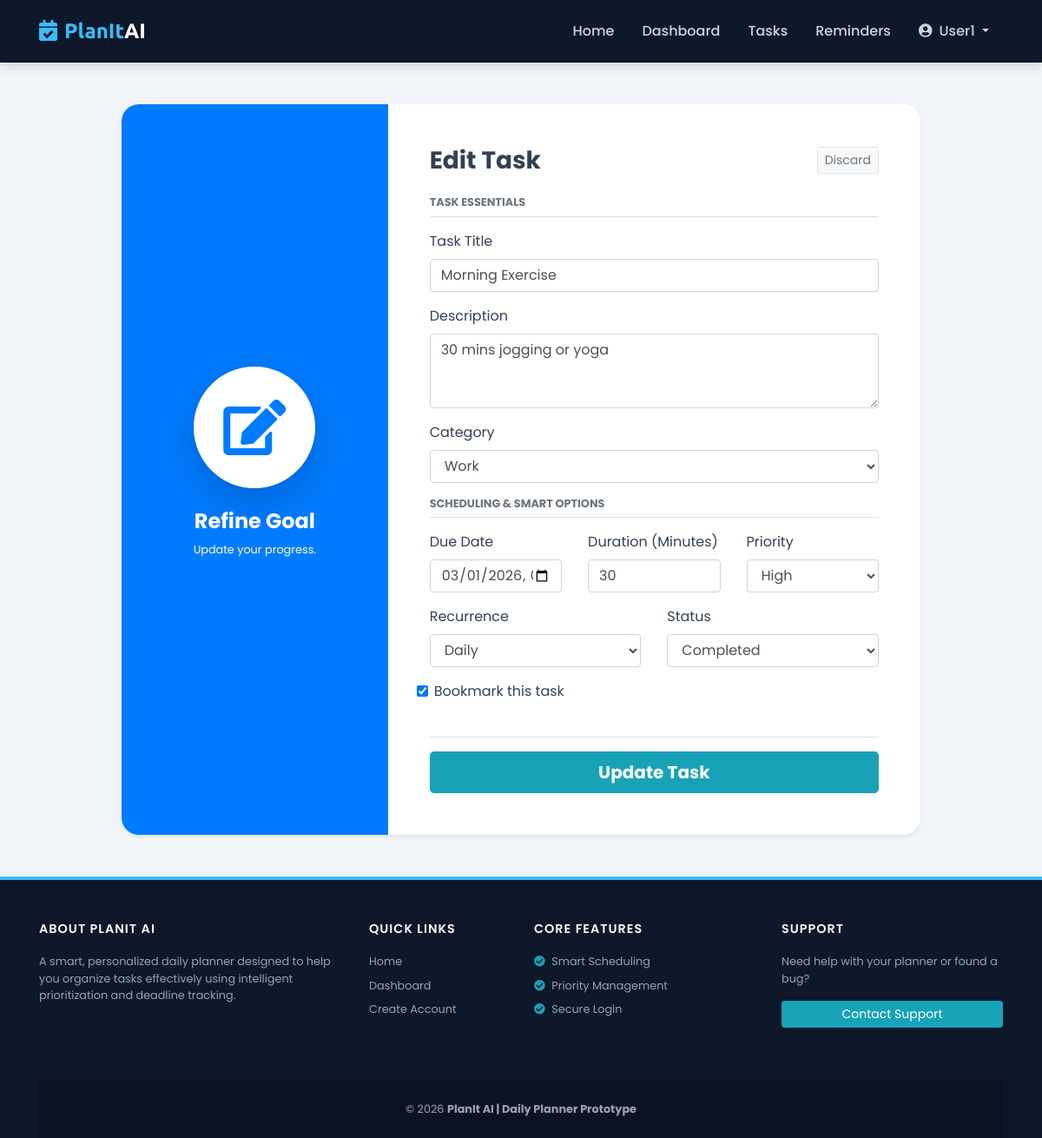
The page /task/edit/2/ (signed in) on the database its author committed.
### myapp/models.py (models this page shows, shortened)
class CustomerUser(models.Model):
    STATUS_CHOICES = (
        ('active', 'Active'),
        ('inactive', 'Inactive'),
        ('banned', 'Banned'),
    )
    user_id = models.AutoField(primary_key=True)
    username = models.CharField(max_length=150, unique=True)
    email = models.EmailField(unique=True)
    password = models.CharField(max_length=255)
    full_name = models.CharField(max_length=150, blank=True, null=True)
    profile_image = models.ImageField(upload_to='profiles/', blank=True, null=True)
    bio = models.TextField(blank=True, null=True)
    phone = models.CharField(max_length=20, blank=True, null=True)
    gender = models.CharField(
        max_length=10,
        choices=[('Male', 'Male'), ('Female', 'Female'), ('Other', 'Other')],
        blank=True,
        null=True
    )
    dob = models.DateField(blank=True, null=True)
    country = models.CharField(max_length=100, blank=True, null=True)
    work_start_time = models.TimeField(default="09:00")
    work_end_time = models.TimeField(default="17:00")
    preferred_focus_duration = models.IntegerField(default=60)
    preferred_reminder_minutes_before = models.IntegerField(default=15)
    status = models.CharField(max_length=10, choices=STATUS_CHOICES, default='active')
    last_login = models.DateTimeField(auto_now=True)
    created_at = models.DateTimeField(auto_now_add=True)
    updated_at = models.DateTimeField(auto_now=True)

class Task(models.Model):
    PRIORITY_CHOICES = (
        (1, 'High'),
        (2, 'Medium'),
        (3, 'Low'),
    )
    STATUS_CHOICES = (
        ('pending', 'Pending'),
        ('completed', 'Completed'),
        ('overdue', 'Overdue'),
    )
    RECURRENCE_CHOICES = (
        ('none', 'None'),
        ('daily', 'Daily'),
        ('weekly', 'Weekly'),
        ('monthly', 'Monthly'),
    )
    task_id = models.AutoField(primary_key=True)
    user = models.ForeignKey(CustomerUser, on_delete=models.CASCADE, related_name='tasks')
    category = models.ForeignKey(Category, on_delete=models.SET_NULL, null=True, blank=True)
    title = models.CharField(max_length=255)
    description = models.TextField(blank=True, null=True)
    priority = models.IntegerField(choices=PRIORITY_CHOICES, default=2)
    due_date = models.DateTimeField()
    duration_minutes = models.IntegerField(default=60)
    status = models.CharField(max_length=20, choices=STATUS_CHOICES, default='pending')
    completed_at = models.DateTimeField(blank=True, null=True)
    recurrence_pattern = models.CharField(
        max_length=20,
        choices=RECURRENCE_CHOICES,
        default='none'
    )
    bookmarked = models.BooleanField(default=False)
    is_deleted = models.BooleanField(default=False)
    created_at = models.DateTimeField(auto_now_add=True)
    updated_at = models.DateTimeField(auto_now=True)
    class Meta:
        ordering = ['priority', 'due_date']
        indexes = [
            models.Index(fields=['user', 'priority']),
            models.Index(fields=['due_date']),
            models.Index(fields=['status']),
        ]

### myapp/views.py (the view)
# urls.py: path('task/edit/<int:task_id>/', views.edit_task, name='edit_task'),
def edit_task(request, task_id):
    user = get_logged_in_user(request)
    if not user:
        return redirect('login')
    task = get_object_or_404(Task, task_id=task_id, user=user)
    if request.method == "POST":
        form = TaskForm(request.POST, instance=task)
        if form.is_valid():
            form.save()
            ActivityLog.objects.create(
                user=user,
                action='update_task',
                description=f'Task updated: "{task.title}"'
            )
            messages.success(request, "Task updated successfully.")
            return redirect('dashboard')
    else:
        form = TaskForm(instance=task)
    return render(request, 'task_form.html', {'form': form})

### myapp/models.py (called while the page is built)
    def __str__(self):
        return self.name

### myapp/views.py (called while the page is built)
def get_logged_in_user(request):
    user_id = request.session.get('user_id')
    if not user_id:
        return None
    return CustomerUser.objects.filter(user_id=user_id).first()

### templates/task_form.html (shortened to what this page needs)
{% extends "base.html" %}
{% block content %}
<div class="container my-5">
    <div class="row justify-content-center">
        <div class="col-lg-10">
            <div class="card border-0 shadow-sm overflow-hidden" style="border-radius: 20px;">
                <div class="row no-gutters">
                    <div class="col-md-4 bg-primary text-white p-5 d-flex flex-column justify-content-center text-center">
                        <div class="mb-4">
                            <div class="bg-white rounded-circle d-inline-flex align-items-center justify-content-center shadow-lg" style="width: 140px; height: 140px;">
                                {% if form.instance.pk %}
                                    <i class="fas fa-edit fa-4x text-primary"></i>
                                {% else %}
                                    <i class="fas fa-plus-circle fa-4x text-primary"></i>
                                {% endif %}
                            </div>
                        </div>
                        <h4 class="font-weight-bold">
                            {% if form.instance.pk %}Refine Goal{% else %}New Goal{% endif %}
                        </h4>
                        <p class="small opacity-75">
                            {% if form.instance.pk %}Update your progress.{% else %}Start something productive.{% endif %}
                        </p>
                    </div>
                    <div class="col-md-8 bg-white p-5">
                        <div class="d-flex justify-content-between align-items-center mb-4">
                            <h3 class="font-weight-bold mb-0">
                                {% if form.instance.pk %}Edit Task{% else %}Create Task{% endif %}
                            </h3>
                            <a href="{% url 'dashboard' %}" class="btn btn-sm btn-light border text-muted">
                                Discard
                            </a>
                        </div>
                        <form method="post">
                            <h6 class="text-uppercase text-muted small font-weight-bold mb-3 border-bottom pb-2">
                                Task Essentials
                            </h6>
                            <div class="form-group mb-3">
                                <label>Task Title</label>
                                {{ form.title }}
                            </div>
                            <div class="form-group mb-3">
                                <label>Description</label>
                                {{ form.description }}
                            </div>
                            <div class="form-group mb-3">
                                <label>Category</label>
                                {{ form.category }}
                            </div>
                            <h6 class="text-uppercase text-muted small font-weight-bold mb-3 border-bottom pb-2">
                                Scheduling & Smart Options
                            </h6>
                            <div class="row">
                                <div class="col-md-4 mb-3">
                                    <label>Due Date</label>
                                    {{ form.due_date }}
                                </div>
                                <div class="col-md-4 mb-3">
                                    <label>Duration (Minutes)</label>
                                    {{ form.duration_minutes }}
                                </div>
                                <div class="col-md-4 mb-3">
                                    <label>Priority</label>
                                    {{ form.priority }}
                                </div>
                                <div class="col-md-6 mb-3">
                                    <label>Recurrence</label>
                                    {{ form.recurrence_pattern }}
                                </div>
                                <div class="col-md-6 mb-3">
                                    <label>Status</label>
                                    {{ form.status }}
                                </div>
                                <div class="col-md-12 mb-3 form-check">
                                    {{ form.bookmarked }}
                                    <label class="form-check-label">Bookmark this task</label>
                                </div>
                            </div>
                            <div class="mt-4 pt-3 border-top">
                                <button type="submit" class="btn btn-info btn-lg btn-block shadow-sm font-weight-bold">
                                    {% if form.instance.pk %}Update Task{% else %}Create Task{% endif %}
                                </button>
                            </div>
                        </form>
                    </div>
                </div>
            </div>
        </div>
    </div>
</div>
{% endblock %}

### templates/base.html (shortened to what this page needs)
<!DOCTYPE html>
<html lang="en">
<head>
    <link rel="stylesheet" href="https://stackpath.bootstrapcdn.com/bootstrap/4.5.2/css/bootstrap.min.css">
    <link rel="stylesheet" href="https://cdnjs.cloudflare.com/ajax/libs/font-awesome/5.15.4/css/all.min.css">
</head>
<body>
    <nav class="navbar navbar-expand-lg navbar-dark sticky-top">
        <div class="container">
            <a class="navbar-brand" href="{% url 'index' %}">
                <i class="fas fa-calendar-check mr-2"></i>PlanIt<span class="text-white">AI</span>
            </a>
            <div class="collapse navbar-collapse" id="mainNav">
                <ul class="navbar-nav ml-auto">
                    <li class="nav-item">
                        <a class="nav-link" href="{% url 'index' %}">Home</a>
                    </li>
                    {% if request.session.user_id %}
                        <li class="nav-item">
                            <a class="nav-link" href="{% url 'dashboard' %}">Dashboard</a>
                        </li>
                        <li class="nav-item">
                            <a class="nav-link" href="{% url 'task_list' %}">Tasks</a>
                        </li>
                        <li class="nav-item">
                            <a class="nav-link" href="{% url 'reminder_list' %}">Reminders</a>
                        </li>
                        <li class="nav-item dropdown">
                            <a class="nav-link dropdown-toggle text-info" href="#" id="userDropdown" role="button" data-toggle="dropdown">
                                <i class="fas fa-user-circle mr-1"></i> {{ request.session.username }}
                            </a>
                        </li>
                    {% endif %}
                </ul>
            </div>
        </div>
    </nav>
        {% block content %}{% endblock %}
    <footer>
        <div class="container">
            <div class="row">
                <div class="col-lg-4 mb-4">
                    <h5 class="footer-heading">About PlanIt AI</h5>
                    <p class="small">A smart, personalized daily planner designed to help you organize tasks effectively using intelligent prioritization and deadline tracking.</p>
                </div>
                <div class="col-lg-2 col-md-4 mb-4">
                    <h5 class="footer-heading">Quick Links</h5>
                    <ul class="list-unstyled small">
                        <li class="mb-2"><a href="{% url 'index' %}">Home</a></li>
                        <li class="mb-2"><a href="{% url 'dashboard' %}">Dashboard</a></li>
                        <li class="mb-2"><a href="{% url 'register' %}">Create Account</a></li>
                    </ul>
                </div>
                <div class="col-lg-3 col-md-4 mb-4">
                    <h5 class="footer-heading">Core Features</h5>
                    <ul class="list-unstyled small">
                        <li class="mb-2"><i class="fas fa-check-circle text-info mr-1"></i> Smart Scheduling</li>
                        <li class="mb-2"><i class="fas fa-check-circle text-info mr-1"></i> Priority Management</li>
                        <li class="mb-2"><i class="fas fa-check-circle text-info mr-1"></i> Secure Login</li>
                    </ul>
                </div>
                <div class="col-lg-3 col-md-4">
                    <h5 class="footer-heading">Support</h5>
                    <p class="small">Need help with your planner or found a bug?</p>
                    <a href="mailto:support@planit-ai.com" class="btn btn-info btn-sm btn-block">Contact Support</a>
                </div>
            </div>
            <div class="footer-bottom text-center">
                <p class="mb-0 small">&copy; {% now "Y" %} <strong>PlanIt AI | Daily Planner Prototype</strong></p>
            </div>
        </div>
    </footer>
</body>
</html>

### templates/base.html (style rules this page uses)
:root { --primary-color: #0f172a; --accent-color: #38bdf8; --high-priority: #ef4444; --low-priority: #22c55e; --light-bg: #f1f5f9; }
body { font-family: 'Poppins', sans-serif; background-color: var(--light-bg); color: #334155; display: flex; flex-direction: column; min-height: 100vh; }
.navbar { background: var(--primary-color) !important; padding: 0.8rem 1rem; box-shadow: 0 4px 12px rgba(0,0,0,0.15); }
.navbar-brand { font-family: 'Ubuntu', sans-serif; font-weight: 700; font-size: 1.5rem; color: var(--accent-color) !important; }
.nav-link { font-weight: 500; color: #cbd5e1 !important; margin: 0 8px; transition: all 0.3s ease; }
footer { background: var(--primary-color); color: #94a3b8; padding-top: 3rem; border-top: 4px solid var(--accent-color); margin-top: auto; }
.footer-heading { color: #f8fafc; font-weight: 600; margin-bottom: 1.2rem; text-transform: uppercase; font-size: 0.9rem; letter-spacing: 1px; }
footer a { color: #94a3b8; transition: 0.3s; }
.footer-bottom { background: rgba(0,0,0,0.2); padding: 1.5rem 0; margin-top: 2rem; }

### rows shown on the page
CustomerUser: session.username "User1"
Task: title "Morning Exercise", description "30 mins jogging or yoga", category "Work", due_date "03/01/2026 07:00", duration_minutes "30", priority "High", recurrence_pattern "Daily", status "Completed", bookmarked "☑"
